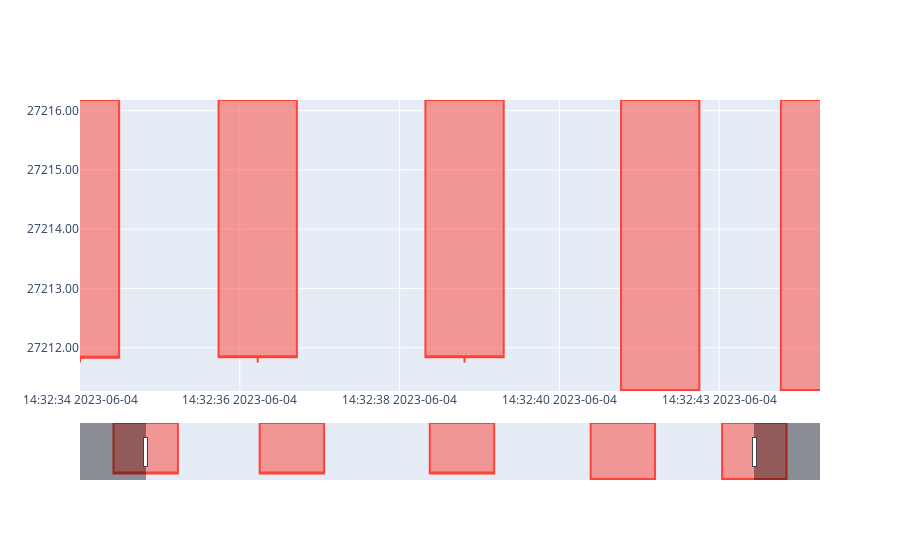

Notebook code for this chart:
### Code cell
# Global variables for storing price data
timestamps = []
price = {'open':[], 'high':[], 'low':[], 'close':[]}
# Maximum number of messages to receive before closing websocket
max_messages = 5 
data = ''

# Initial dashboard graph
fig = go.Figure()

def time_conv(timestamp):
    return datetime.datetime.fromtimestamp(timestamp/ 1000).strftime('%Y-%m-%d %H:%M:%S.%f')[:-4]

def update_graph():
    fig.add_trace(go.Candlestick())

    # Update the graph
    fig.update_xaxes(range=[min(timestamps), max(timestamps)])
    fig.update_yaxes(range=[min(price['low']), max(price['high'])])
    fig.update_traces(
        x=timestamps,
        open=price['open'],
        high=price['high'],
        low=price['low'],
        close=price['close']
    )
    fig.update_layout(
        xaxis=dict(
        type="date",
        tickformat="%H:%M:%S %Y-%m-%d"  # Customize the date format
        ),
        yaxis=dict(
            tickformat=".2f"
        )
    )
    #return fig

def on_error(ws, error):
    print("WebSocket error:", error)

def on_open(ws):
    print("WebSocket connection opened")

def on_close(ws):
    if ws.sock and ws.sock.connected:
        print("WebSocket connection closed.")
    else:
        print("WebSocket connection is already closed.")



def on_message(ws, message):
    global data, orig
    orig = json.loads(message)

    # Append timestamp and price to the lists
    timestamps.append(time_conv(orig['E']))
    data = orig['k']
    price['open'].append(data['o'])
    price['high'].append(data['h'])
    price['low'].append(data['l'])
    price['close'].append(data['c'])

    # Update dashboard graph with new data
    #update_graph()

    # Terminate the WebSocket connection after reaching max number of messages
    if len(timestamps) >= max_messages:
        if ws.sock and ws.sock.connected:
            ws.close()
        else:
            print("WebSocket connection is already closed.")

# Binance WebSocket API endpoint for BTCUSDT symbol
ws_url = 'wss://testnet.binance.vision/ws/btcusdt@kline_1m'

# Start WebSocket connection
ws = websocket.WebSocketApp(
        url=ws_url,
        on_open=on_open,
        on_message=on_message,
        on_error=on_error,
        on_close=on_close
    )
ws.run_forever()
update_graph()
fig.show()

### Figure 1 — Plotly figure (JSON) as saved in the notebook; plotly's stock layout.template omitted (floating-point values rounded to 4 significant figures)
{"data": [{"close": ["27211.83000000", "27211.84000000", "27211.84000000", "27211.27000000", "27211.27000000"], "high": ["27216.18000000", "27216.18000000", "27216.18000000", "27216.18000000", "27216.18000000"], "low": ["27211.75000000", "27211.75000000", "27211.75000000", "27211.27000000", "27211.27000000"], "open": ["27216.18000000", "27216.18000000", "27216.18000000", "27216.18000000", "27216.18000000"], "type": "candlestick", "x": ["2023-06-04 14:32:34.48", "2023-06-04 14:32:36.86", "2023-06-04 14:32:39.63", "2023-06-04 14:32:42.25", "2023-06-04 14:32:44.39"]}], "layout": {"xaxis": {"range": ["2023-06-04 14:32:34.48", "2023-06-04 14:32:44.39"], "tickformat": "%H:%M:%S %Y-%m-%d", "type": "date"}, "yaxis": {"range": ["27211.27000000", "27216.18000000"], "tickformat": ".2f"}}}
